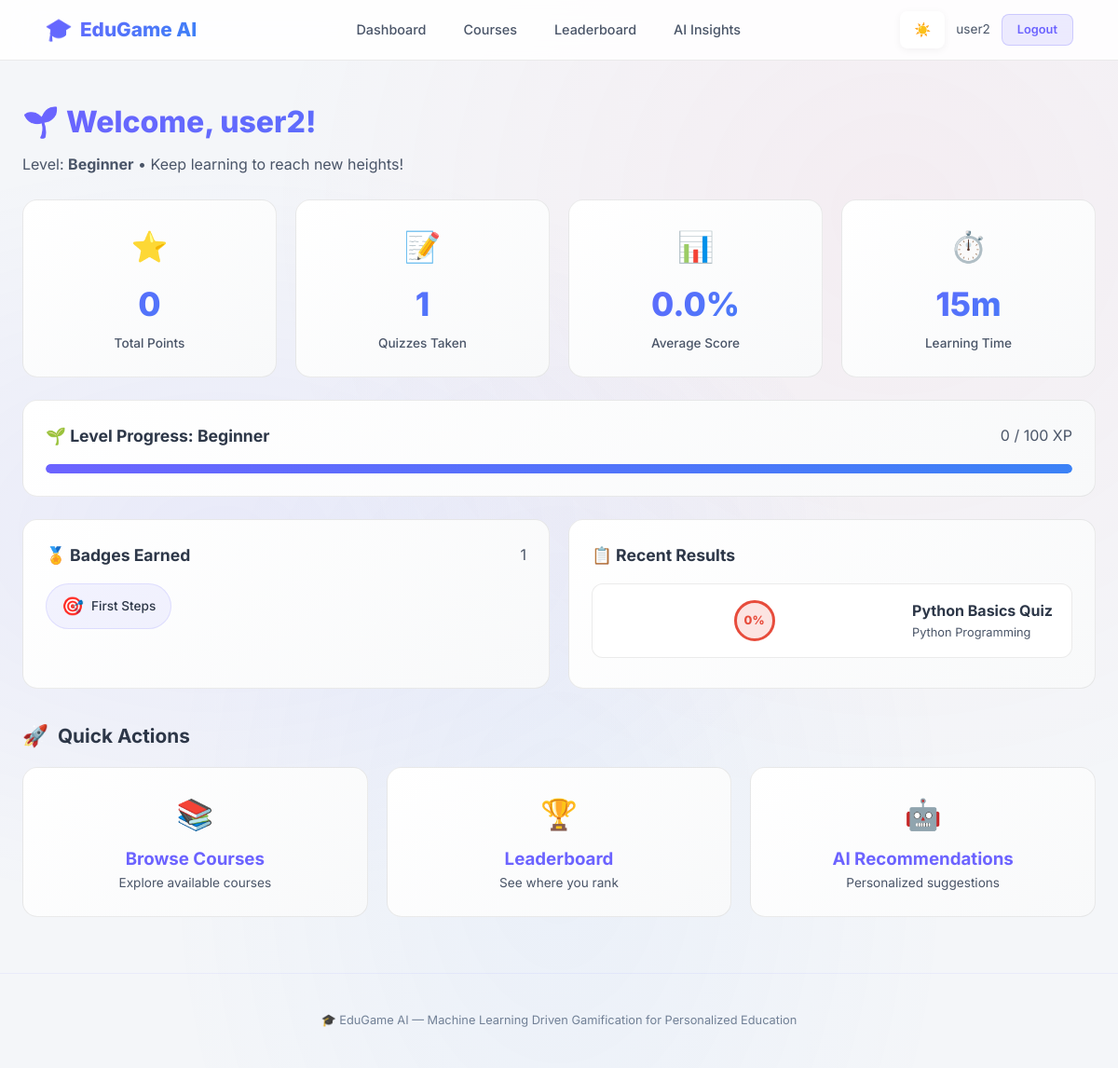
/dashboard (signed in), run on the app's committed database.
### tables this page shows
CREATE TABLE users (
    id INTEGER PRIMARY KEY AUTOINCREMENT,
    username TEXT UNIQUE NOT NULL,
    email TEXT UNIQUE NOT NULL,
    password_hash TEXT NOT NULL,
    role TEXT DEFAULT 'student',  -- 'student' or 'teacher'
    created_at TIMESTAMP DEFAULT CURRENT_TIMESTAMP
);

CREATE TABLE courses (
    id INTEGER PRIMARY KEY AUTOINCREMENT,
    title TEXT NOT NULL,
    description TEXT,
    difficulty TEXT DEFAULT 'beginner',  -- beginner, intermediate, advanced
    category TEXT,
    created_at TIMESTAMP DEFAULT CURRENT_TIMESTAMP
);

CREATE TABLE user_badges (
    id INTEGER PRIMARY KEY AUTOINCREMENT,
    user_id INTEGER NOT NULL,
    badge_id INTEGER NOT NULL,
    earned_at TIMESTAMP DEFAULT CURRENT_TIMESTAMP,
    FOREIGN KEY (user_id) REFERENCES users(id),
    FOREIGN KEY (badge_id) REFERENCES badges(id),
    UNIQUE(user_id, badge_id)
);

CREATE TABLE badges (
    id INTEGER PRIMARY KEY AUTOINCREMENT,
    name TEXT UNIQUE NOT NULL,
    description TEXT,
    icon TEXT DEFAULT '🏅',
    criteria TEXT
);

CREATE TABLE quiz_results (
    id INTEGER PRIMARY KEY AUTOINCREMENT,
    user_id INTEGER NOT NULL,
    quiz_id INTEGER NOT NULL,
    score INTEGER NOT NULL,
    total INTEGER NOT NULL,
    percentage REAL NOT NULL,
    completed_at TIMESTAMP DEFAULT CURRENT_TIMESTAMP,
    FOREIGN KEY (user_id) REFERENCES users(id),
    FOREIGN KEY (quiz_id) REFERENCES quizzes(id)
);

CREATE TABLE quizzes (
    id INTEGER PRIMARY KEY AUTOINCREMENT,
    course_id INTEGER NOT NULL,
    title TEXT NOT NULL,
    difficulty TEXT DEFAULT 'medium',  -- easy, medium, hard
    total_marks INTEGER DEFAULT 100,
    FOREIGN KEY (course_id) REFERENCES courses(id)
);

### modules/auth.py (the view)
@auth_bp.route('/dashboard')
def dashboard():
    if 'user_id' not in session:
        return redirect(url_for('auth.login'))
    if session.get('role') == 'teacher':
        return redirect(url_for('analytics.teacher_dashboard'))
    user_id = session['user_id']
    user = get_user_by_id(user_id)
    total_points = get_total_points(user_id)
    level_name, level_icon, next_threshold = get_level(total_points)
    badges = get_user_badges(user_id)
    recent_results = get_results_by_user(user_id)[:5]
    quiz_stats = get_user_quiz_stats(user_id)
    activity_stats = get_user_activity_stats(user_id)
    return render_template('dashboard.html',
                           user=user,
                           total_points=total_points,
                           level_name=level_name,
                           level_icon=level_icon,
                           next_threshold=next_threshold,
                           badges=badges,
                           recent_results=recent_results,
                           quiz_stats=quiz_stats,
                           activity_stats=activity_stats)

### database/init_db.py (called while the page is built)
def get_db():
    conn = sqlite3.connect(DB_PATH)
    conn.row_factory = sqlite3.Row
    conn.execute("PRAGMA foreign_keys = ON")
    return conn

### models/gamification.py (called while the page is built)
def get_total_points(user_id):
    conn = get_db()
    row = conn.execute(
        "SELECT COALESCE(SUM(points), 0) as total FROM points WHERE user_id = ?",
        (user_id,)
    ).fetchone()
    conn.close()
    return row['total']

def get_level(total_points):
    current_level = LEVEL_THRESHOLDS[0]
    next_threshold = LEVEL_THRESHOLDS[1][0] if len(LEVEL_THRESHOLDS) > 1 else None
    for i, (threshold, name, icon) in enumerate(LEVEL_THRESHOLDS):
        if total_points >= threshold:
            current_level = (name, icon)
            next_threshold = LEVEL_THRESHOLDS[i + 1][0] if i + 1 < len(LEVEL_THRESHOLDS) else None
    return current_level[0], current_level[1], next_threshold

def get_user_badges(user_id):
    conn = get_db()
    badges = conn.execute(
        """SELECT b.*, ub.earned_at FROM user_badges ub
           JOIN badges b ON ub.badge_id = b.id
           WHERE ub.user_id = ? ORDER BY ub.earned_at DESC""",
        (user_id,)
    ).fetchall()
    conn.close()
    return badges

def get_user_activity_stats(user_id):
    conn = get_db()
    stats = conn.execute(
        """SELECT
              COALESCE(SUM(duration_minutes), 0) as total_learning_time,
              COUNT(*) as total_activities,
              COUNT(DISTINCT DATE(created_at)) as active_days
           FROM user_activity WHERE user_id = ?""",
        (user_id,)
    ).fetchone()
    conn.close()
    return stats

### models/quiz.py (called while the page is built)
def get_results_by_user(user_id):
    conn = get_db()
    results = conn.execute(
        """SELECT qr.*, q.title as quiz_title, c.title as course_title
           FROM quiz_results qr
           JOIN quizzes q ON qr.quiz_id = q.id
           JOIN courses c ON q.course_id = c.id
           WHERE qr.user_id = ?
           ORDER BY qr.completed_at DESC""",
        (user_id,)
    ).fetchall()
    conn.close()
    return results

def get_user_quiz_stats(user_id):
    conn = get_db()
    stats = conn.execute(
        """SELECT COUNT(*) as total_quizzes,
                  COALESCE(AVG(percentage), 0) as avg_score,
                  COALESCE(MAX(percentage), 0) as best_score,
                  COALESCE(MIN(percentage), 0) as worst_score
           FROM quiz_results WHERE user_id = ?""",
        (user_id,)
    ).fetchone()
    conn.close()
    return stats

### templates/dashboard.html (shortened to what this page needs)
{% extends "base.html" %}
{% block content %}
<div class="container">
    <div class="page-header">
        <h1>{{ level_icon }} Welcome, {{ user['username'] }}!</h1>
        <p>Level: <strong>{{ level_name }}</strong> &bull; Keep learning to reach new heights!</p>
    </div>
    <div class="grid-4 mb-3">
        <div class="stat-card animate-in animate-delay-1">
            <div class="stat-icon">⭐</div>
            <div class="stat-value">{{ total_points }}</div>
            <div class="stat-label">Total Points</div>
        </div>
        <div class="stat-card animate-in animate-delay-2">
            <div class="stat-icon">📝</div>
            <div class="stat-value">{{ quiz_stats['total_quizzes'] }}</div>
            <div class="stat-label">Quizzes Taken</div>
        </div>
        <div class="stat-card animate-in animate-delay-3">
            <div class="stat-icon">📊</div>
            <div class="stat-value">{{ "%.1f"|format(quiz_stats['avg_score']) }}%</div>
            <div class="stat-label">Average Score</div>
        </div>
        <div class="stat-card animate-in animate-delay-4">
            <div class="stat-icon">⏱️</div>
            <div class="stat-value">{{ "%.0f"|format(activity_stats['total_learning_time']) }}m</div>
            <div class="stat-label">Learning Time</div>
        </div>
    </div>
    <div class="card mb-3 animate-in">
        <div class="card-header">
            <h3>{{ level_icon }} Level Progress: {{ level_name }}</h3>
            {% if next_threshold %}
            <span class="text-muted">{{ total_points }} / {{ next_threshold }} XP</span>
            {% else %}
            <span class="text-muted">Max Level Reached! 🎉</span>
            {% endif %}
        </div>
        {% if next_threshold %}
        <div class="progress-bar-container">
            <div class="progress-bar-fill" style=`width: {{ (total_points / next_threshold * 100)|int }}%`></div>
        </div>
        {% else %}
        <div class="progress-bar-container">
            <div class="progress-bar-fill" style="width: 100%"></div>
        </div>
        {% endif %}
    </div>
    <div class="grid-2">
        <div class="card animate-in animate-delay-1">
            <div class="card-header">
                <h3>🏅 Badges Earned</h3>
                <span class="text-muted">{{ badges|length }}</span>
            </div>
            {% if badges %}
            <div class="badge-grid">
                {% for badge in badges %}
                <div class="badge-item" title="{{ badge['description'] }}">
                    <span class="badge-icon">{{ badge['icon'] }}</span>
                    {{ badge['name'] }}
                </div>
                {% endfor %}
            </div>
            {% else %}
            <p class="text-muted">Complete quizzes to earn your first badge!</p>
            {% endif %}
        </div>
        <div class="card animate-in animate-delay-2">
            <div class="card-header">
                <h3>📋 Recent Results</h3>
            </div>
            {% if recent_results %}
            {% for r in recent_results %}
            <div class="lesson-item" style="cursor: default;">
                <div class="score-circle {% if r['percentage'] >= 80 %}score-high{% elif r['percentage'] >= 50 %}score-medium{% else %}score-low{% endif %}" style="width:44px;height:44px;font-size:0.8rem;">
                    {{ "%.0f"|format(r['percentage']) }}%
                </div>
                <div>
                    <strong>{{ r['quiz_title'] }}</strong>
                    <div class="text-muted" style="font-size:0.8rem;">{{ r['course_title'] }}</div>
                </div>
            </div>
            {% endfor %}
            {% else %}
            <p class="text-muted">Take a quiz to see your results here!</p>
            {% endif %}
        </div>
    </div>
    <div class="section-title mt-4"><span class="icon">🚀</span> Quick Actions</div>
    <div class="grid-3 mb-3">
        <a href="{{ url_for('courses.course_list') }}" class="card" style="text-decoration:none;text-align:center;">
            <div style="font-size:2rem;margin-bottom:8px;">📚</div>
            <h3>Browse Courses</h3>
            <p class="text-muted" style="font-size:0.85rem;">Explore available courses</p>
        </a>
        <a href="{{ url_for('gamification.leaderboard') }}" class="card" style="text-decoration:none;text-align:center;">
            <div style="font-size:2rem;margin-bottom:8px;">🏆</div>
            <h3>Leaderboard</h3>
            <p class="text-muted" style="font-size:0.85rem;">See where you rank</p>
        </a>
        <a href="{{ url_for('ml.recommendations') }}" class="card" style="text-decoration:none;text-align:center;">
            <div style="font-size:2rem;margin-bottom:8px;">🤖</div>
            <h3>AI Recommendations</h3>
            <p class="text-muted" style="font-size:0.85rem;">Personalized suggestions</p>
        </a>
    </div>
</div>
{% endblock %}

### templates/base.html (shortened to what this page needs)
<!doctype html>
<html lang="en">
  <head>
    <link
      rel="stylesheet"
      href="{{ url_for('static', filename='css/style.css') }}"
    />
  </head>
  <body>
    <nav class="navbar">
      <div class="container">
        <a href="{{ url_for('auth.dashboard') }}" class="navbar-brand">
          <span>🎓</span> EduGame AI
        </a>
        <ul class="nav-links">
          {% if session.get('user_id') %}
          {% if session.get('role') != 'teacher' %}
          <li><a href="{{ url_for('auth.dashboard') }}">Dashboard</a></li>
          <li><a href="{{ url_for('courses.course_list') }}">Courses</a></li>
          <li><a href="{{ url_for('gamification.leaderboard') }}">Leaderboard</a></li>
          <li><a href="{{ url_for('ml.recommendations') }}">AI Insights</a></li>
          {% endif %}
          {% endif %}
        </ul>
        <div class="nav-user">
          <button id="theme-toggle" class="btn btn-icon theme-toggle" aria-label="Toggle theme">
            <span class="light-icon">☀️</span>
          </button>
          {% if session.get('user_id') %}
            <a href="{{ url_for('auth.profile') }}" class="username"
              >{{ session.get('username', '') }}</a
            >
            <a
              href="{{ url_for('auth.logout') }}"
              class="btn btn-sm btn-secondary"
              >Logout</a
            >
          {% else %}
            {% if request.endpoint != 'auth.login' and request.endpoint != 'auth.register' %}
              <a href="{{ url_for('auth.login') }}" class="btn btn-sm btn-primary">Login</a>
              <a href="{{ url_for('auth.register') }}" class="btn btn-sm btn-secondary">Register</a>
            {% endif %}
          {% endif %}
        </div>
      </div>
    </nav>
    <main>{% block content %}{% endblock %}</main>
    <footer class="footer">
      <div class="container">
        <p>
          🎓 EduGame AI &mdash; Machine Learning Driven Gamification for
          Personalized Education
        </p>
      </div>
    </footer>
  </body>
</html>

### data on the page
users: get "user2", username "user2"
courses: difficulty "Beginner"
user_badges: icon "🎯", name "First Steps"
quiz_results: percentage "0", quiz_title "Python Basics Quiz", course_title "Python Programming"

### other printed values
{{ level_icon }} "🌱"
{{ total_points }} "0"
{{ quiz_stats['total_quizzes'] }} "1"
{{ "%.1f"|format(quiz_stats['avg_score']) }} "0.0"
{{ "%.0f"|format(activity_stats['total_learning_time']) }} "15"
{{ next_threshold }} "100"
{{ badges|length }} "1"
